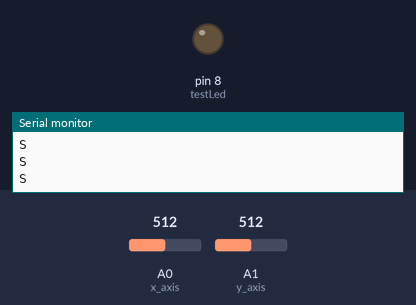
The sketch below on a simulated Arduino Uno, built with avr-gcc and run on an emulated ATmega328P. Parts: output pins drawn as LEDs (lit = HIGH), the last lines printed to the serial monitor. Inputs (shaded band) come from the test bench; at power-on: A0 (x_axis) = 512, A1 (y_axis) = 512. No radio packets arrive unless stated.

Above: at 1.2 s.
1.3 s: A0 (x_axis) set to 492
At 1.9 s:
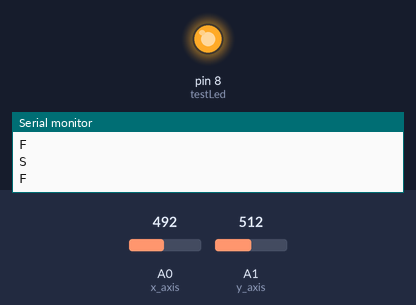
2.8 s: A1 (y_axis) set to 488
6.2 s: A1 (y_axis) set to 610
Timing chart, 0 to 9.0 s (numbered marks = the images above; inputs shaded):
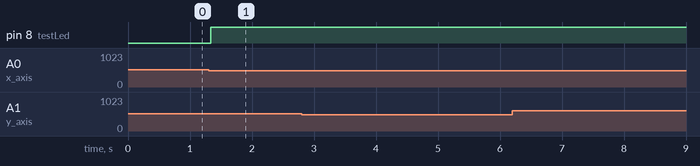

The sketch:

Robot_TX_code_v2.ino
```cpp
/*In using the virtual wire library for the RF transmitter and reader module, it is important to
 * know that digital Pin 10, 11 and 12 are dedicated as press to talk pin, receiver pin and
 * transmitter pin respectively, However they can be set in the library source file VirtualWire.cpp
 * alternatively the transmitter and receiver pins can be set using the commands; vw_set_rx_pin()
 * and vw_set_tx_pin(). In the case of this sketch, I have set it at pin 13. That's my choice. The
 * compiler assumes the default value if not explicitly defined in the sketch.
 */
#include <VirtualWire.h>
#define tx_out_pin 13
#define x_axis A0    /* Select the input pin for the joystick's X-Axis */
#define y_axis A1    /* Select the input pin for the joystick's Y-Axis */
#define testLed 8
#define stopButton 2      /* Select the input pin for the joystick's push button */
char *sendByte;

/* Initialise serial and DIO */
void setup()
{

  /* Setup the serial port for displaying the status of the sensor */
  Serial.begin(9600);
  //set transmitting data pin
  vw_setup(2000);
  vw_set_tx_pin(tx_out_pin);

  pinMode(stopButton, INPUT);
  pinMode(testLed, OUTPUT);
  digitalWrite(testLed, LOW);
}


/* Main program loop */
void loop()
{

  digitalWrite(testLed, LOW);
  int valy = analogRead(y_axis);
  int valx = analogRead(x_axis);
  //MOVE MOTOR FORWARD
  if (valx < 500) {
    sendByte = "F";
    Serial.println(sendByte);
    vw_send((uint8_t *)sendByte, strlen(sendByte));
    digitalWrite(testLed, HIGH);
    vw_wait_tx();
    delay(10);

  }
  //MOVE MOTOR BACKWARDS
  if (valx > 600) {
    sendByte = "B";
    Serial.println(sendByte);
    vw_send((uint8_t *)sendByte, strlen(sendByte));
    digitalWrite(testLed, HIGH);
    vw_wait_tx();
    delay(10);
  }
  //TURN MOTOR LEFT
  if (valy > 600) {
    sendByte = "L";
    Serial.println(sendByte);
    vw_send((uint8_t *)sendByte, strlen(sendByte));
    digitalWrite(testLed, HIGH);
    vw_wait_tx();
    delay(10);
  }
  //TURN MOTOR RIGHT
  if (valy < 500) {
    sendByte = "R";
    Serial.println(sendByte);
    vw_send((uint8_t *)sendByte, strlen(sendByte));
    digitalWrite(testLed, HIGH);
    vw_wait_tx();
    delay(10);
  }
  else
    //STOP MOTOR
  {
    sendByte = "S";
    Serial.println(sendByte);
    vw_send((uint8_t *)sendByte, strlen(sendByte));
    //digitalWrite(testLed,HIGH);
    vw_wait_tx();
    delay(10);
  }
}
```

Measured:
- the behaviour switches between 500 and 499 on A0 (x_axis) (found by bisection; images 0 and 1)
- after the input at 1.3 s, pin 8 (testLed): LOW → HIGH at once
